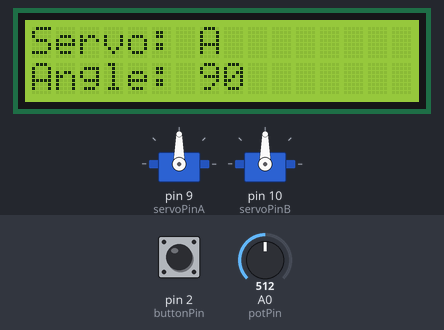
The sketch below on a simulated Arduino Uno, built with avr-gcc and run on an emulated ATmega328P. Parts: 2 × servo, 16×2 character LCD. The test bench sets the inputs (shaded band); at power-on: A0 (potPin) = 512, pin 2 (buttonPin) HIGH.

Above: at 2.2 s.
2.3 s: A0 (potPin) set to 716
At 2.7 s:
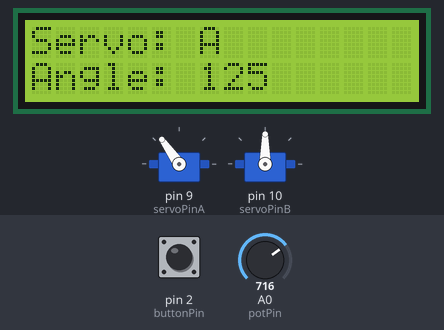
3.8 s: A0 (potPin) set to 900
At 5.0 s:
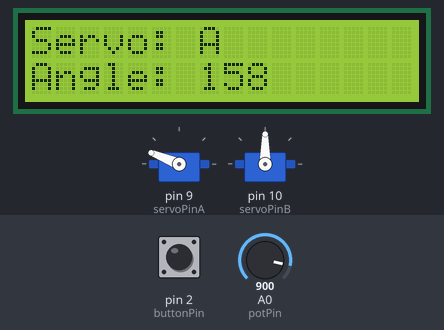
5.3 s: A0 (potPin) set to 1023
At 6.1 s:
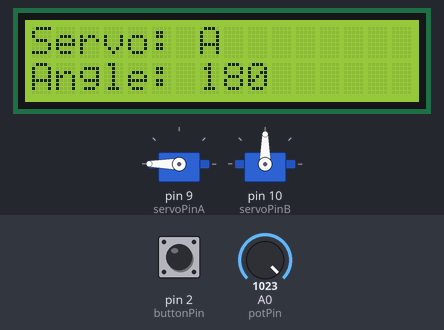
6.8 s: A0 (potPin) set to 306
At 7.2 s:
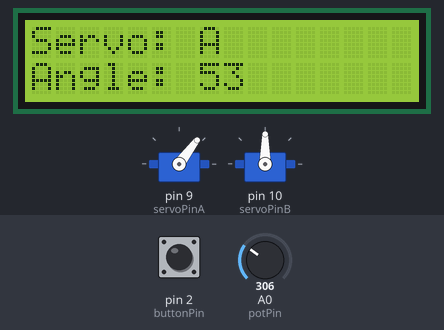
8.3 s: A0 (potPin) set to 122
At 9.5 s:
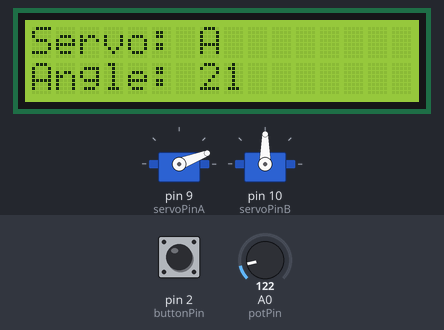
9.8 s: A0 (potPin) set to 0
At 10.4 s:
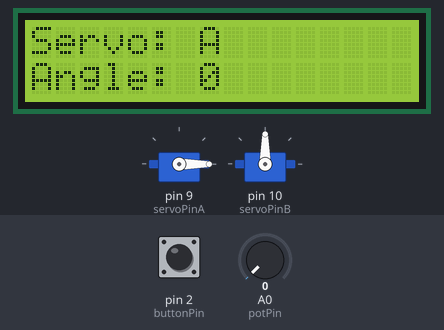
Timing chart, 0 to 12.3 s (numbered marks = the images above; inputs shaded):
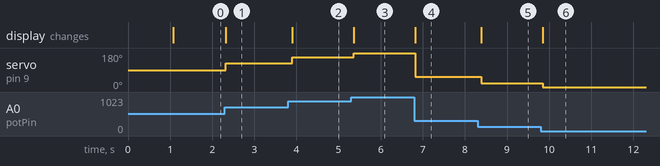

Measured:
- after the input at 2.3 s, servo on pin 9 (servoPinA): 90° → 125° at once; the display: changes at once (image 1)
- after the input at 3.8 s, servo on pin 9 (servoPinA): 125° → 158° after 0.09 s; the display: changes after 0.09 s (image 2)
- after the input at 5.3 s, servo on pin 9 (servoPinA): 158° → 180° after 0.06 s; the display: changes after 0.06 s (image 3)
- after the input at 6.8 s, servo on pin 9 (servoPinA): 180° → 53° at once; the display: changes at once (image 4)
- after the input at 8.3 s, servo on pin 9 (servoPinA): 53° → 21° after 0.09 s; the display: changes after 0.09 s (image 5)
- after the input at 9.8 s, servo on pin 9 (servoPinA): 21° → 0° after 0.05 s; the display: changes after 0.05 s (image 6)

The sketch:

Part_C.ino
```cpp
#include <Servo.h>
#include <LiquidCrystal.h>

const int buttonPin = 2;
const int potPin = A0;
const int servoPinA = 9;
const int servoPinB = 10;

LiquidCrystal lcd(12, 11, 5, 4, 3, 6);

Servo servoA;
Servo servoB;

bool activeServo = 0;
bool lastButtonState = HIGH;
bool currentButtonState;
unsigned long lastDebounceTime = 0;
const unsigned long debounceDelay = 50;

void setup() {
  pinMode(buttonPin, INPUT_PULLUP);
  servoA.attach(servoPinA);
  servoB.attach(servoPinB);

  lcd.begin(16, 2);
  lcd.clear();
  lcd.print("System Ready");
  delay(1000);
  lcd.clear();
}

void loop() {
  bool reading = digitalRead(buttonPin);
  if (reading != lastButtonState) {
    lastDebounceTime = millis();
  }

  if ((millis() - lastDebounceTime) > debounceDelay) {
    if (lastButtonState == HIGH && reading == LOW) {
      activeServo = !activeServo;
    }
  }
  lastButtonState = reading;


  int potValue = analogRead(potPin);
  int angle = map(potValue, 0, 1023, 0, 180);

  if (activeServo == 0) {
    servoA.write(angle);
  } else {
    servoB.write(angle);
  }

  lcd.setCursor(0, 0);
  lcd.print("Servo: ");
  lcd.print((activeServo == 0) ? "A       " : "B       ");

  lcd.setCursor(0, 1);
  lcd.print("Angle: ");
  lcd.print(angle);
  lcd.print("     ");

  delay(100);
}
```
